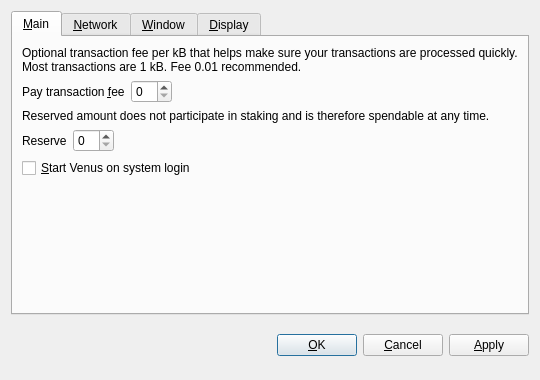
<?xml version="1.0" encoding="UTF-8"?>
<ui version="4.0">
 <class>OptionsDialog</class>
 <widget class="QDialog" name="OptionsDialog">
  <property name="geometry">
   <rect>
    <x>0</x>
    <y>0</y>
    <width>540</width>
    <height>380</height>
   </rect>
  </property>
  <property name="windowTitle">
   <string>Options</string>
  </property>
  <property name="modal">
   <bool>true</bool>
  </property>
  <layout class="QVBoxLayout" name="verticalLayout">
   <item>
    <widget class="QTabWidget" name="tabWidget">
     <property name="tabPosition">
      <enum>QTabWidget::North</enum>
     </property>
     <property name="currentIndex">
      <number>0</number>
     </property>
     <widget class="QWidget" name="tabMain">
      <attribute name="title">
       <string>&amp;Main</string>
      </attribute>
      <layout class="QVBoxLayout" name="verticalLayout_Main">
       <item>
        <widget class="QLabel" name="transactionFeeInfoLabel">
         <property name="text">
          <string>Optional transaction fee per kB that helps make sure your transactions are processed quickly. Most transactions are 1 kB. Fee 0.01 recommended.</string>
         </property>
         <property name="textFormat">
          <enum>Qt::PlainText</enum>
         </property>
         <property name="wordWrap">
          <bool>true</bool>
         </property>
        </widget>
       </item>
       <item>
        <layout class="QHBoxLayout" name="horizontalLayoutFee">
         <item>
          <widget class="QLabel" name="transactionFeeLabel">
           <property name="text">
            <string>Pay transaction &amp;fee</string>
           </property>
           <property name="textFormat">
            <enum>Qt::PlainText</enum>
           </property>
           <property name="buddy">
            <cstring>transactionFee</cstring>
           </property>
          </widget>
         </item>
         <item>
          <widget class="BitcoinAmountField" name="transactionFee"/>
         </item>
         <item>
          <spacer name="horizontalSpacerFee">
           <property name="orientation">
            <enum>Qt::Horizontal</enum>
           </property>
           <property name="sizeHint" stdset="0">
            <size>
             <width>40</width>
             <height>20</height>
            </size>
           </property>
          </spacer>
         </item>
        </layout>
       </item>
       <item>
        <widget class="QLabel" name="reserveBalanceInfoLabel">
         <property name="text">
          <string>Reserved amount does not participate in staking and is therefore spendable at any time.</string>
         </property>
         <property name="textFormat">
          <enum>Qt::PlainText</enum>
         </property>
         <property name="wordWrap">
          <bool>true</bool>
         </property>
        </widget>
       </item>
       <item>
        <layout class="QHBoxLayout" name="horizontalLayoutReserveBalance">
         <item>
          <widget class="QLabel" name="reserveBalanceLabel">
           <property name="text">
            <string>Reserve</string>
           </property>
           <property name="textFormat">
            <enum>Qt::PlainText</enum>
           </property>
           <property name="buddy">
            <cstring>reserveBalance</cstring>
           </property>
          </widget>
         </item>
         <item>
          <widget class="BitcoinAmountField" name="reserveBalance"/>
         </item>
         <item>
          <spacer name="horizontalSpacerReserveBalance">
           <property name="orientation">
            <enum>Qt::Horizontal</enum>
           </property>
           <property name="sizeHint" stdset="0">
            <size>
             <width>40</width>
             <height>20</height>
            </size>
           </property>
          </spacer>
         </item>
        </layout>
       </item>
       <item>
        <widget class="QCheckBox" name="bitcoinAtStartup">
         <property name="toolTip">
          <string>Automatically start Venus after logging in to the system.</string>
         </property>
         <property name="text">
          <string>&amp;Start Venus on system login</string>
         </property>
        </widget>
       </item>
       <item>
        <spacer name="verticalSpacer_Main">
         <property name="orientation">
          <enum>Qt::Vertical</enum>
         </property>
         <property name="sizeHint" stdset="0">
          <size>
           <width>20</width>
           <height>40</height>
          </size>
         </property>
        </spacer>
       </item>
      </layout>
     </widget>
     <widget class="QWidget" name="tabNetwork">
      <attribute name="title">
       <string>&amp;Network</string>
      </attribute>
      <layout class="QVBoxLayout" name="verticalLayout_Network">
       <item>
        <widget class="QCheckBox" name="mapPortUpnp">
         <property name="toolTip">
          <string>Automatically open the Venus client port on the router. This only works when your router supports UPnP and it is enabled.</string>
         </property>
         <property name="text">
          <string>Map port using &amp;UPnP</string>
         </property>
        </widget>
       </item>
       <item>
        <widget class="QCheckBox" name="connectSocks">
         <property name="toolTip">
          <string>Connect to the Venus network through a SOCKS5 proxy (e.g. when connecting through Tor).</string>
         </property>
         <property name="text">
          <string>&amp;Connect through SOCKS5 proxy:</string>
         </property>
        </widget>
       </item>
       <item>
        <layout class="QHBoxLayout" name="horizontalLayout_Network">
         <item>
          <widget class="QLabel" name="proxyIpLabel">
           <property name="text">
            <string>Proxy &amp;IP:</string>
           </property>
           <property name="textFormat">
            <enum>Qt::PlainText</enum>
           </property>
           <property name="buddy">
            <cstring>proxyIp</cstring>
           </property>
          </widget>
         </item>
         <item>
          <widget class="QValidatedLineEdit" name="proxyIp">
           <property name="maximumSize">
            <size>
             <width>140</width>
             <height>16777215</height>
            </size>
           </property>
           <property name="toolTip">
            <string>IP address of the proxy (e.g. 127.0.0.1)</string>
           </property>
          </widget>
         </item>
         <item>
          <widget class="QLabel" name="proxyPortLabel">
           <property name="text">
            <string>&amp;Port:</string>
           </property>
           <property name="textFormat">
            <enum>Qt::PlainText</enum>
           </property>
           <property name="buddy">
            <cstring>proxyPort</cstring>
           </property>
          </widget>
         </item>
         <item>
          <widget class="QLineEdit" name="proxyPort">
           <property name="maximumSize">
            <size>
             <width>55</width>
             <height>16777215</height>
            </size>
           </property>
           <property name="toolTip">
            <string>Port of the proxy (e.g. 9050)</string>
           </property>
          </widget>
         </item>
         <item>
          <spacer name="horizontalSpacer_Network">
           <property name="orientation">
            <enum>Qt::Horizontal</enum>
           </property>
           <property name="sizeHint" stdset="0">
            <size>
             <width>40</width>
             <height>20</height>
            </size>
           </property>
          </spacer>
         </item>
        </layout>
       </item>
       <item>
        <spacer name="verticalSpacer_Network">
         <property name="orientation">
          <enum>Qt::Vertical</enum>
         </property>
         <property name="sizeHint" stdset="0">
          <size>
           <width>20</width>
           <height>40</height>
          </size>
         </property>
        </spacer>
       </item>
      </layout>
     </widget>
     <widget class="QWidget" name="tabWindow">
      <attribute name="title">
       <string>&amp;Window</string>
      </attribute>
      <layout class="QVBoxLayout" name="verticalLayout_Window">
       <item>
        <widget class="QCheckBox" name="minimizeToTray">
         <property name="toolTip">
          <string>Show only a tray icon after minimizing the window.</string>
         </property>
         <property name="text">
          <string>&amp;Minimize to the tray instead of the taskbar</string>
         </property>
        </widget>
       </item>
       <item>
        <widget class="QCheckBox" name="minimizeOnClose">
         <property name="toolTip">
          <string>Minimize instead of exit the application when the window is closed. When this option is enabled, the application will be closed only after selecting Quit in the menu.</string>
         </property>
         <property name="text">
          <string>M&amp;inimize on close</string>
         </property>
        </widget>
       </item>
       <item>
        <spacer name="verticalSpacer_Window">
         <property name="orientation">
          <enum>Qt::Vertical</enum>
         </property>
         <property name="sizeHint" stdset="0">
          <size>
           <width>20</width>
           <height>40</height>
          </size>
         </property>
        </spacer>
       </item>
      </layout>
     </widget>
     <widget class="QWidget" name="tabDisplay">
      <attribute name="title">
       <string>&amp;Display</string>
      </attribute>
      <layout class="QVBoxLayout" name="verticalLayout_Display">
       <item>
        <layout class="QHBoxLayout" name="horizontalLayout_1_Display">
         <item>
          <widget class="QLabel" name="langLabel">
           <property name="text">
            <string>User Interface &amp;language:</string>
           </property>
           <property name="textFormat">
            <enum>Qt::PlainText</enum>
           </property>
           <property name="buddy">
            <cstring>lang</cstring>
           </property>
          </widget>
         </item>
         <item>
          <widget class="QValueComboBox" name="lang">
           <property name="toolTip">
            <string>The user interface language can be set here. This setting will take effect after restarting Venus.</string>
           </property>
          </widget>
         </item>
        </layout>
       </item>
       <item>
        <layout class="QHBoxLayout" name="horizontalLayout_2_Display">
         <item>
          <widget class="QLabel" name="unitLabel">
           <property name="text">
            <string>&amp;Unit to show amounts in:</string>
           </property>
           <property name="textFormat">
            <enum>Qt::PlainText</enum>
           </property>
           <property name="buddy">
            <cstring>unit</cstring>
           </property>
          </widget>
         </item>
         <item>
          <widget class="QValueComboBox" name="unit">
           <property name="toolTip">
            <string>Choose the default subdivision unit to show in the interface and when sending coins.</string>
           </property>
          </widget>
         </item>
        </layout>
       </item>
       <item>
        <widget class="QCheckBox" name="coinControlFeatures">
         <property name="toolTip">
          <string>Whether to show coin control features or not.</string>
         </property>
         <property name="text">
          <string>Display coin &amp;control features (experts only!)</string>
         </property>
        </widget>
       </item>
       <item>
        <widget class="QCheckBox" name="useBlackTheme">
         <property name="text">
          <string>Use black visual theme (requires restart)</string>
         </property>
        </widget>
       </item>
       <item>
        <spacer name="verticalSpacer_Display">
         <property name="orientation">
          <enum>Qt::Vertical</enum>
         </property>
         <property name="sizeHint" stdset="0">
          <size>
           <width>20</width>
           <height>40</height>
          </size>
         </property>
        </spacer>
       </item>
      </layout>
     </widget>
    </widget>
   </item>
   <item>
    <layout class="QHBoxLayout" name="horizontalLayout_Buttons">
     <item>
      <spacer name="horizontalSpacer_1">
       <property name="orientation">
        <enum>Qt::Horizontal</enum>
       </property>
       <property name="sizeHint" stdset="0">
        <size>
         <width>40</width>
         <height>48</height>
        </size>
       </property>
      </spacer>
     </item>
     <item>
      <widget class="QLabel" name="statusLabel">
       <property name="font">
        <font>
         <weight>75</weight>
         <bold>true</bold>
        </font>
       </property>
       <property name="text">
        <string/>
       </property>
       <property name="textFormat">
        <enum>Qt::PlainText</enum>
       </property>
       <property name="wordWrap">
        <bool>true</bool>
       </property>
      </widget>
     </item>
     <item>
      <spacer name="horizontalSpacer_2">
       <property name="orientation">
        <enum>Qt::Horizontal</enum>
       </property>
       <property name="sizeHint" stdset="0">
        <size>
         <width>40</width>
         <height>48</height>
        </size>
       </property>
      </spacer>
     </item>
     <item>
      <widget class="QPushButton" name="okButton">
       <property name="text">
        <string>&amp;OK</string>
       </property>
      </widget>
     </item>
     <item>
      <widget class="QPushButton" name="cancelButton">
       <property name="text">
        <string>&amp;Cancel</string>
       </property>
       <property name="autoDefault">
        <bool>false</bool>
       </property>
      </widget>
     </item>
     <item>
      <widget class="QPushButton" name="applyButton">
       <property name="text">
        <string>&amp;Apply</string>
       </property>
       <property name="autoDefault">
        <bool>false</bool>
       </property>
      </widget>
     </item>
    </layout>
   </item>
  </layout>
 </widget>
 <customwidgets>
  <customwidget>
   <class>BitcoinAmountField</class>
   <extends>QSpinBox</extends>
   <header>bitcoinamountfield.h</header>
  </customwidget>
  <customwidget>
   <class>QValueComboBox</class>
   <extends>QComboBox</extends>
   <header>qvaluecombobox.h</header>
  </customwidget>
  <customwidget>
   <class>QValidatedLineEdit</class>
   <extends>QLineEdit</extends>
   <header>qvalidatedlineedit.h</header>
  </customwidget>
 </customwidgets>
 <resources/>
 <connections/>
</ui>
